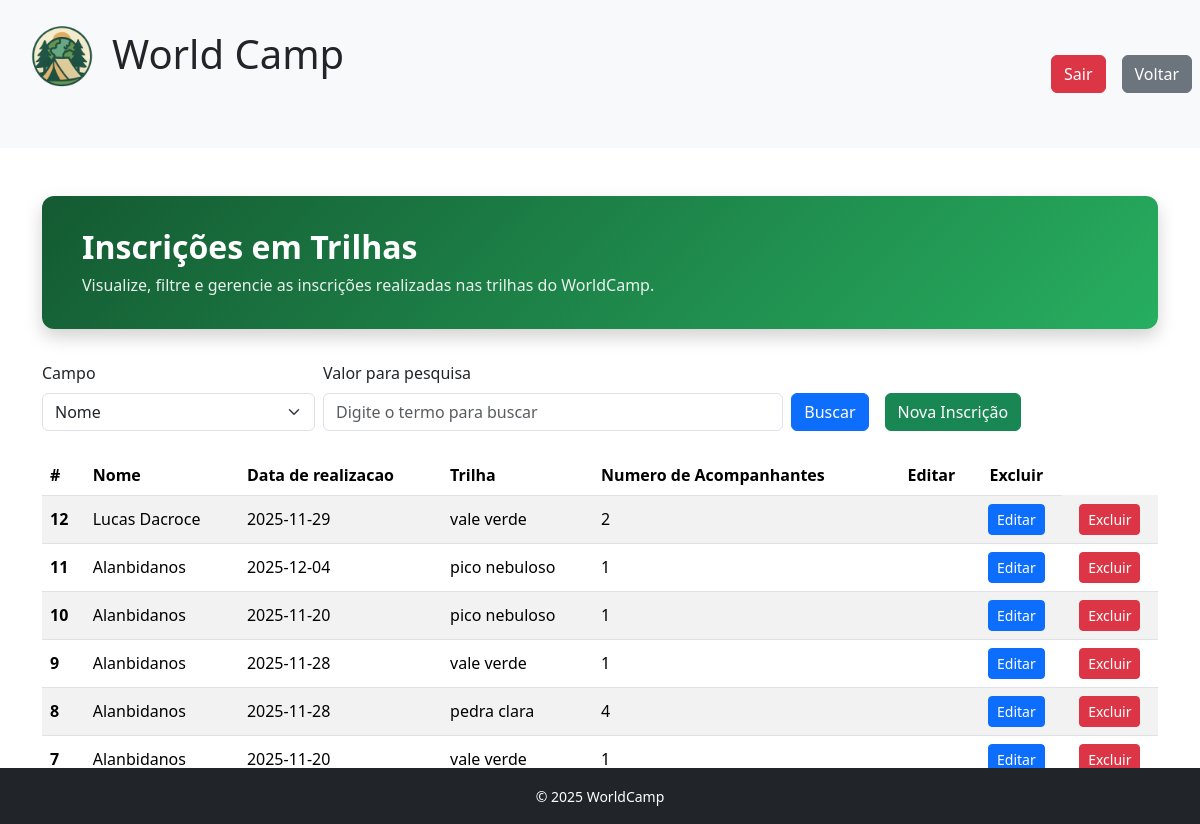
The app's page /telas/trilhas/TrilhasList.php (signed in) with its own data.
### tables this page shows
CREATE TABLE IF NOT EXISTS `agendartrilhas` (
  `Id` int NOT NULL AUTO_INCREMENT,
  `nome_usuario` varchar(50) NOT NULL DEFAULT '',
  `data_realizacao` date NOT NULL,
  `trilha` varchar(50) NOT NULL DEFAULT '',
  `numero_acompanhantes` int DEFAULT NULL,
  PRIMARY KEY (`Id`)
);

### database/db.class.php (called while the page is built, shortened)
<?php
class db
{
    private $host = "localhost";
    private $user = "root";
    private $password = "";
    private $port = "3306";
    private $dbname = "WorldCamp";
    public function conn()
    {
        try {
            $conn = new PDO(
                "mysql:host=$this->host;dbname=$this->dbname;port=$this->port",
                $this->user,
                $this->password,
                [
                    PDO::ATTR_ERRMODE => PDO::ERRMODE_EXCEPTION,
                    PDO::MYSQL_ATTR_INIT_COMMAND => "SET NAMES utf8"
                ]
            );
            return $conn;
        } catch (PDOException $e) {
            echo "Erro: " . $e->getMessage();
            exit;
        }
    }
public function getTrilhasFiltradas($post)
{
    return $this->allTrilhas();
}
    public function allTrilhas()
    {
        $conn = $this->conn();
        $sql = "SELECT * FROM agendartrilhas ORDER BY Id DESC";
        $st = $conn->prepare($sql);
        $st->execute();
        return $st->fetchAll(PDO::FETCH_OBJ);
    }
}
?>

### telas/trilhas/TrilhasList.php (the view, shortened to what this page needs)
<?php
include '../../header.php';
include '../../database/db.class.php';
$db = new db();
$db->checkLogin();
$db->processarExclusaoTrilha();
$agendamento = $db->getTrilhasFiltradas($_POST);
?>
<div class="container my-4">
    <div class="hero-trilhas-list">
        <h2>Inscrições em Trilhas</h2>
        <p>Visualize, filtre e gerencie as inscrições realizadas nas trilhas do WorldCamp.</p>
    </div>
    <form action="./TrilhasList.php" method="post" class="mb-4">
        <div class="row g-2 align-items-end">
            <div class="col-md-3">
                <label class="form-label">Campo</label>
                <select name="tipo" class="form-select">
                    <option value="nome">Nome</option>
                </select>
            </div>
            <div class="col-md-5">
                <label class="form-label">Valor para pesquisa</label>
                <input type="text" name="valor" placeholder="Digite o termo para buscar" class="form-control">
            </div>
            <div class="col-md-4 d-flex gap-2">
                <div class="me-2">
                    <button type="submit" class="btn btn-primary w-100 mt-4">Buscar</button>
                </div>
                <div>
                    <a href="./TrilhasForm.php" class="btn btn-success w-100 mt-4">Nova Inscrição</a>
                </div>
            </div>
        </div>
    </form>
    <div class="table-responsive">
        <table class="table table-striped table-hover table-inscricoes align-middle">
            <thead>
                <tr>
                    <th scope="col">#</th>
                    <th scope="col">Nome</th>
                    <th scope="col">Data de realizacao</th>
                    <th scope="col">Trilha</th>
                    <th scope="col">Numero de Acompanhantes</th>
                    <th scope="col" class="text-center">Editar</th>
                    <th scope="col" class="text-center">Excluir</th>
                </tr>
            </thead>
            <tbody>
                <?php if (!empty($agendamento)): ?>
                    <?php foreach ($agendamento as $item): ?>
                        <tr>
                            <th scope="row"><?= $item->Id ?></th>
                            <td><?= $item->nome_usuario ?></td>
                            <td><?= $item->data_realizacao ?></td>
                            <td><?= $item->trilha ?></td>
                            <td><?= $item->numero_acompanhantes ?></td>
                            <td>
                            </td>
                            <td class="text-center">
                                <a href="./TrilhasForm.php?Id=<?= $item->Id ?>" class="btn btn-primary btn-sm">Editar</a>
                            </td>
                            <td class="text-center">
                                <a href="./TrilhasList.php?Id=<?= $item->Id ?>"
                                    onclick="return confirm('Deseja Excluir esta inscrição?')"
                                    class="btn btn-danger btn-sm">Excluir</a>
                            </td>
                        </tr>
                    <?php endforeach; ?>
                <?php endif; ?>
            </tbody>
        </table>
    </div>
</div>
<?php
include '../../footer.php';
?>

### header.php (shortened to what this page needs)
<!doctype html>
<html lang="en">
<head>
    <link href="https://cdn.jsdelivr.net/npm/bootstrap@5.3.8/dist/css/bootstrap.min.css" rel="stylesheet">
</head>
<body>
<?php
$hiddenPage = ['login.php', 'criarConta.php', 'index.php'];
$currentPage = basename($_SERVER['PHP_SELF']);
$showMenu = !in_array($currentPage, $hiddenPage);
if ($showMenu) {
        $page = basename($_SERVER['PHP_SELF']); if ($page === 'dashboard.php') {
            include_once '../menu.php';
            ?>
      <?php } else  {
        include_once '../../menu.php'; ?>
      <?php }
      }?>
    <div class="container mt-4">
        <div class="row">

### menu.php (shortened to what this page needs)
<nav class="navbar navbar-expand-lg bg-body-tertiary ">
  <div class="container-fluid">
      <?php  $page = basename($_SERVER['PHP_SELF']); if ($page === 'dashboard.php') { ?>
        <div class="text-center">
          <div class="logo h1"><img src="../imagens/logoWorldCamp.png" width="75" height="75" alt="Logo">World Camp</div>
        </div>
      <?php } else  { ?>
        <div class="text-center mb-4">
          <div class="logo h1"><img src="../../imagens/logoWorldCamp.png" width="100" height="100" alt="Logo">World Camp</div>
        </div>
      <?php } ?>
  </div>
  <?php $page = basename($_SERVER['PHP_SELF']); if ($page === 'dashboard.php') { ?>
    <div class="col text-end">
      <a href="../usuario/login.php" class="btn btn-danger m-2" <?php session_abort() ?>>Sair</a>
    </div>
  <?php } else  { ?>
    <div class="col text-end">
      <a href="../../usuario/login.php" class="btn btn-danger m-2" <?php session_abort() ?>>Sair</a>
    </div>
  <?php } ?>
    <div class="col text-end">
      <button type="button" class="btn btn-secondary m-2" onclick="history.back();">Voltar</button>
    </div>
</nav>

### footer.php (shortened to what this page needs)
    <footer class="bg-dark text-white text-center py-3 fixed-bottom">
            <small>&copy; 2025 WorldCamp</small>
    </footer>
 </div>
    </div>
  </body>
</html>

### telas/trilhas/TrilhasList.php (style rules this page uses)
.hero-trilhas-list { background: linear-gradient(135deg, #145a32, #27ae60); color: #fff; padding: 2rem 2.5rem; border-radius: 12px; margin-bottom: 2rem; box-shadow: 0 8px 18px rgba(0, 0, 0, 0.18); }
.hero-trilhas-list h2 { margin: 0; font-weight: 700; }
.hero-trilhas-list p { margin: 0.4rem 0 0; opacity: 0.9; }
.table-inscricoes thead { background-color: #f8faf9; }

### records on screen
agendartrilhas: Id "12", nome_usuario "Lucas Dacroce", data_realizacao "2025-11-29", trilha "vale verde", numero_acompanhantes "2"
agendartrilhas: Id "11", nome_usuario "Alanbidanos", data_realizacao "2025-12-04", trilha "pico nebuloso", numero_acompanhantes "1"
agendartrilhas: Id "10", nome_usuario "Alanbidanos", data_realizacao "2025-11-20", trilha "pico nebuloso", numero_acompanhantes "1"
agendartrilhas: Id "9", nome_usuario "Alanbidanos", data_realizacao "2025-11-28", trilha "vale verde", numero_acompanhantes "1"
agendartrilhas: Id "8", nome_usuario "Alanbidanos", data_realizacao "2025-11-28", trilha "pedra clara", numero_acompanhantes "4"
agendartrilhas: Id "7", nome_usuario "Alanbidanos", data_realizacao "2025-11-20", trilha "vale verde", numero_acompanhantes "1"
